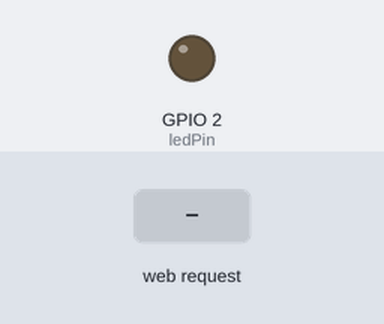
Recording of a sketch running on a simulated ESP32. Shown: output pins drawn as LEDs (lit = HIGH). Inputs (shaded band) come from the test bench. WiFi joins after 1.5 s; servers stay silent unless stated; what the sketch prints to the serial monitor is not drawn.

Above: at 2.7 s.
2.8 s: HTTP request GET /on received
At 3.5 s:
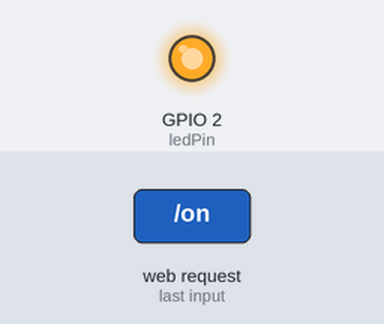
4.3 s: HTTP request GET /off received
At 4.6 s:
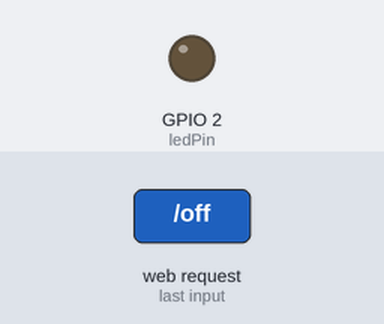
5.8 s: HTTP request GET /on?val=1 received
At 6.9 s:
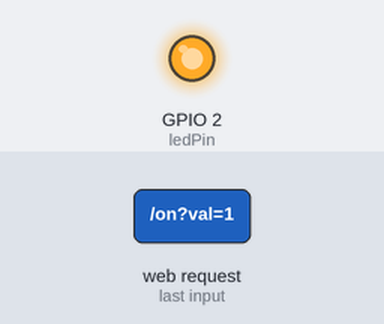
Timing chart, 0 to 8.8 s (numbered marks = the images above; inputs shaded):
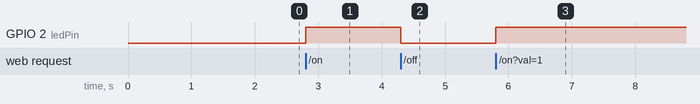

The sketch:

ex07.ino.ino
```cpp
#include <WiFi.h>
#include <WebServer.h>

const char* ssid     = "Redmi K70";
const char* password = "zkk123580";

WebServer server(80);
const int ledPin = 2;     // D2引脚 GPIO2
int brightness = 0;        // 亮度值 0~255

// 主页面：滑块+输入框+开关按钮
void handleRoot() {
  String html = R"HTML(
<!DOCTYPE html>
<html lang="zh-CN">
<head>
<meta charset="UTF-8">
<title>ESP32 滑块调亮度</title>
<style>
body{text-align:center;font-size:20px;margin-top:40px;}
button{font-size:18px;padding:8px 20px;margin:10px;}
input[type="range"]{width:400px;height:20px;margin:20px 0;}
</style>
</head>
<body>
<h2>ESP32 网页控制LED亮度</h2>

<a href="/on"><button>🔆 开灯</button></a>
<a href="/off"><button>🌑 关灯</button></a>

<p>拖动滑块调节亮度：</p>
<form action="/set" method="POST">
    <input type="range" name="val" min="0" max="255" value=")HTML" + String(brightness) + R"HTML("
           oninput="this.form.submit()">
</form>

<p>当前亮度值：)HTML" + String(brightness) + R"HTML(</p>
</body>
</html>
)HTML";

  server.send(200, "text/html", html);
}

// 接收亮度值
void handleSetBright() {
  if (server.hasArg("val")) {
    brightness = server.arg("val").toInt();
    brightness = constrain(brightness, 0, 255); // 限制0~255
    analogWrite(ledPin, brightness);
    Serial.print("亮度更新：");
    Serial.println(brightness);
  }
  server.sendHeader("Location", "/");
  server.send(302, "text/plain", "");
}

// 一键最亮
void handleOn() {
  brightness = 255;
  analogWrite(ledPin, 255);
  server.sendHeader("Location", "/");
  server.send(302, "text/plain", "");
}

// 一键熄灭
void handleOff() {
  brightness = 0;
  analogWrite(ledPin, 0);
  server.sendHeader("Location", "/");
  server.send(302, "text/plain", "");
}

void setup() {
  Serial.begin(115200);
  pinMode(ledPin, OUTPUT);
  analogWrite(ledPin, 0);

  // 连接WiFi
  WiFi.begin(ssid, password);
  while (WiFi.status() != WL_CONNECTED) {
    delay(500);
    Serial.print(".");
  }
  Serial.println("\nWiFi连接成功 IP：" + WiFi.localIP().toString());

  // 绑定路由
  server.on("/", handleRoot);
  server.on("/on", handleOn);
  server.on("/off", handleOff);
  server.on("/set", HTTP_POST, handleSetBright);

  server.begin();
  Serial.println("Web服务器启动完成");
}

void loop() {
  server.handleClient();
}
```

Measured:
- after the input at 2.8 s, GPIO 2 (ledPin): LOW → HIGH at once
- after the input at 4.3 s, GPIO 2 (ledPin): HIGH → LOW at once
- after the input at 5.8 s, GPIO 2 (ledPin): LOW → HIGH at once
